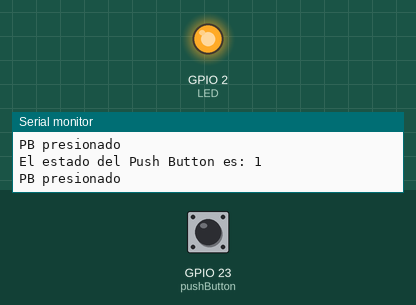
This sketch was run on a simulated ESP32. Shown: output pins drawn as LEDs (lit = HIGH), the last lines printed to the serial monitor. The inputs (shaded band) are chosen by the test bench; at power-on: GPIO 23 (pushButton) HIGH.

Above: at 3.2 s.
3.3 s: GPIO 23 (pushButton) pulled LOW for 1.2 s
At 4.8 s:
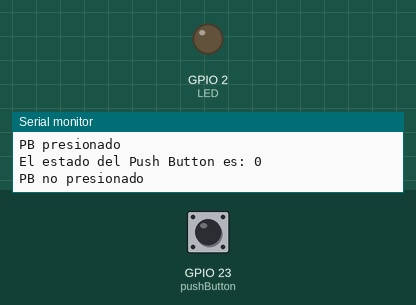
6.0 s: GPIO 23 (pushButton) pulled LOW for 3.2 s
At 11.1 s:
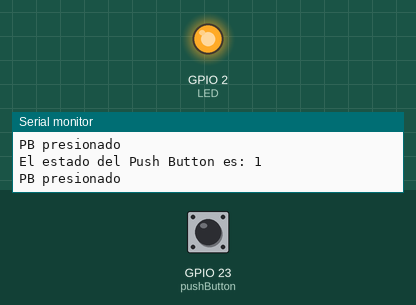
Timing chart, 0 to 12.6 s (numbered marks = the images above; inputs shaded):
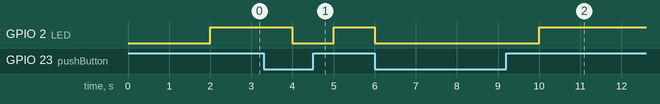

The sketch:

esp32-pb-conf-pulldown.ino
```cpp
/*
 *Programa No. 4 - Push Button Configuración Pull-down
 *Descripción: En este programa se realizará la interacción con el pin 3 como entrada a través
 *de la configuración pull-down del push button.
 *
 *Programa realizado por Oscar Rodas - 20 mayo 2020 - Versión 1
 */
#define LED 2
#define pushButton 23

boolean estadoPushButton = 0;

void setup() {
  // put your setup code here, to run once:
  pinMode(LED, OUTPUT);
  pinMode(pushButton, INPUT);

  //Asegurar LED se encuentre apagado
  digitalWrite(LED,LOW);
  delay(2000);

  //Configurar y arrancar Monitor Serial
  Serial.begin(9600);

}

void loop() {
  // put your main code here, to run repeatedly:
  //Leer estado de push button
  estadoPushButton = digitalRead(pushButton);
  Serial.print("El estado del Push Button es: ");
  Serial.println(estadoPushButton);

  // En base al estado del push button, el LED se enciende o no
  if (estadoPushButton == false){
    Serial.println("PB no presionado");
    digitalWrite(LED,LOW);    // Al no estar presionado el push button, no se enciende el LED
  } else {
    Serial.println("PB presionado");
    digitalWrite(LED,HIGH);   // Al estar presionado el push button, se enciende el LED
  }
  delay(1000);
}
```

Measured:
- after the input at 3.3 s, GPIO 2 (LED): HIGH → LOW after 0.70 s, → HIGH 1.0 s later
- after the input at 6.0 s, GPIO 2 (LED): HIGH → LOW at once, → HIGH 4.0 s later
